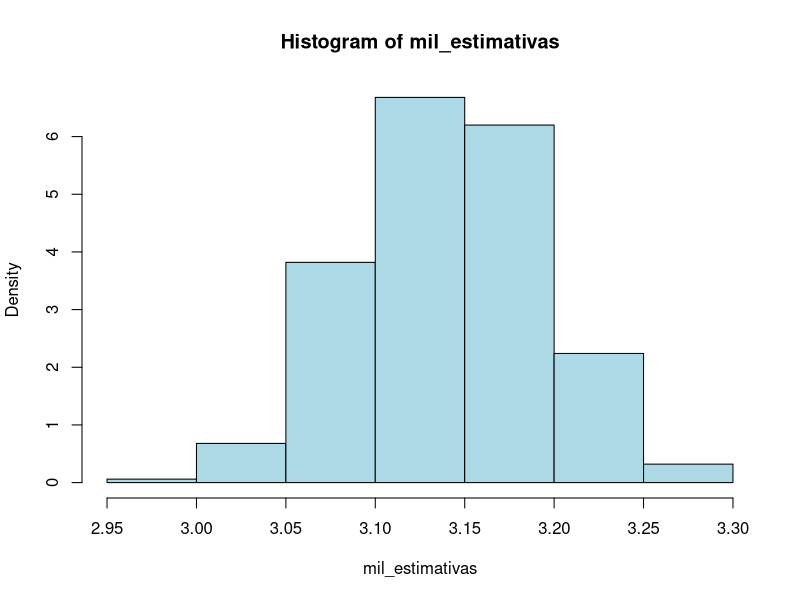

Generate this figure with R:
# N = min{n:sum(Ui>i)}
# N = max{n:produtoria(Ui >=e⁽⁻³)} //falta isso na ultima questao da lista 03

# Estimacao de Pi --------------------------------------------------------------

# (X,Y) eh um vetor aleatorio distribuido em um quadrado de area H, 
#com centro na origem.

# Seja um quadrado de lado 2 e um circulo de area Pi centrado nele 

# Quero saber a probabilidade de (X,Y) pertencer ao circulo
# P{(X,Y) pertencer ao circulo } = Pi/4

# X ~ Uniforme(-1,1)
# Y ~ Uniforme(-1,1)

# Gerar U1 e U2 IID onde Ui ~ U(0,1)

# X = 2*U1 - 1
# Y = 2*U2 - 1

# Calcula Ii = 1 , se xi²+yi²<=1
#            = 0 , cc

# Quero calcular E(I) e (1/m)*sum(Ii)
# Repetir M = 1000

set.seed(666)

M <- 1000 # numero de repeticoes

U1<-runif(M)
U2<-runif(M)

X = 2*U1 - 1
Y = 2*U2 - 1

I<-(X**2 + Y**2 <= 1)

pi_sobre_4<-mean(I) # expected value

pi_sobre_4*4

# Passar a operacao acima para uma funcao

estima.pi <- function(M = 1000){
  
  U1<-runif(M)
  U2<-runif(M)
  
  X = 2*U1 - 1
  Y = 2*U2 - 1
  
  I<-(X**2 + Y**2 <= 1)
  
  pi_sobre_4<-mean(I) # expected value
  
  pi_sobre_4*4
  
}

# Gerar mil estimativas para pi pela nossa funcao

mil_estimativas<- numeric(1000)
cont<-1

while (cont<=1000){
  mil_estimativas[cont]<-estima.pi()
  cont<- cont + 1
}

# Plotar histograma das 1000 estimativas

hist(mil_estimativas, col ='lightblue', freq = FALSE)

# Erro relativo da funcao estima.pi()

media<-mean(mil_estimativas)
media

erro_relativo<-(abs(mean(mil_estimativas)-pi)/pi)
erro_relativo

# Verificar o intervalo de 95% dos valores (defini esse intervalo 
#entre 2.5 e 97.5%, o padrao do R eh de 0 a 95%)

int.conf.95<-quantile(mil_estimativas,probs = c(0.025,0.975))
int.conf.95

# Verificar erro para diferentes valores de M

emes<-c(10,100,1000,10000,100000)
erros<-numeric(length(emes))
cont<-1

while(cont <= length(emes)){
  
  valores<-estima.pi(emes[cont])
  erros[cont]<-(abs(mean(mil_estimativas)-pi)/pi)
  cont<-cont+1
  
}

erros

